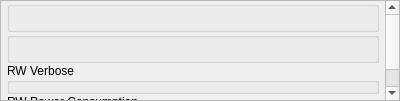
<?xml version="1.0" encoding="UTF-8"?>
<ui version="4.0">
 <class>ReactionWheelsInfo</class>
 <widget class="QDockWidget" name="ReactionWheelsInfo">
  <property name="geometry">
   <rect>
    <x>0</x>
    <y>0</y>
    <width>400</width>
    <height>101</height>
   </rect>
  </property>
  <property name="minimumSize">
   <size>
    <width>200</width>
    <height>101</height>
   </size>
  </property>
  <property name="contextMenuPolicy">
   <enum>Qt::ActionsContextMenu</enum>
  </property>
  <property name="allowedAreas">
   <set>Qt::RightDockWidgetArea| Qt::LeftDockWidgetArea</set>
  </property>
  <property name="features">
   <set>QDockWidget::NoDockWidgetFeatures</set>
   <set>QDockWidget::DockWidgetMovable</set>
  </property>
  <property name="windowTitle">
   <string>Reaction Wheels</string>
  </property>
  <widget class="QWidget" name="dockWidgetContents">
   <layout class="QVBoxLayout" name="verticalLayout">
    <property name="spacing">
     <number>0</number>
    </property>
    <property name="leftMargin">
     <number>0</number>
    </property>
    <property name="topMargin">
     <number>0</number>
    </property>
    <property name="rightMargin">
     <number>0</number>
    </property>
    <property name="bottomMargin">
     <number>0</number>
    </property>
    <item>
     <widget class="QScrollArea" name="scrollArea">
      <property name="widgetResizable">
       <bool>true</bool>
      </property>
      <widget class="QWidget" name="scrollAreaWidgetContents">
       <property name="geometry">
        <rect>
         <x>0</x>
         <y>0</y>
         <width>398</width>
         <height>87</height>
        </rect>
       </property>
       <layout class="QVBoxLayout" name="verticalLayout_2">
        <property name="spacing">
         <number>0</number>
        </property>
        <property name="leftMargin">
         <number>6</number>
        </property>
        <property name="topMargin">
         <number>0</number>
        </property>
        <property name="rightMargin">
         <number>6</number>
        </property>
        <property name="bottomMargin">
         <number>6</number>
        </property>

        <item>
         <widget class="QGroupBox" name="LegendGroup">
          <property name="title"/>
         </widget>
        </item>

        <item>
         <widget class="QGroupBox" name="GraphicGroup">
          <property name="title"/>
         </widget>
        </item>

        <item>
         <widget class="QGroupBox" name="VerboseGroupNew">
          <property name="title">
           <string>RW Verbose</string>
          </property>
         </widget>
        </item>

        <item>
         <widget class="QGroupBox" name="PowerPlotGroup">
          <property name="title">
           <string>RW Power Consumption</string>
          </property>
          <property name="bottomMargin">
           <number>6</number>
          </property>
         </widget>
        </item>

        <item>
         <spacer name="verticalSpacer">
          <property name="orientation">
           <enum>Qt::Vertical</enum>
          </property>
          <property name="sizeHint" stdset="0">
           <size>
            <width>20</width>
            <height>40</height>
           </size>
          </property>
         </spacer>
        </item>
       </layout>
      </widget>
     </widget>
    </item>
   </layout>
  </widget>
  <action name="actionStatus">
   <property name="checkable">
    <bool>true</bool>
   </property>
   <property name="checked">
    <bool>true</bool>
   </property>
   <property name="text">
    <string>RW Status</string>
   </property>
  </action>
  <action name="actionVerbose_DisplayNew">
   <property name="checkable">
    <bool>true</bool>
   </property>
   <property name="checked">
    <bool>true</bool>
   </property>
   <property name="text">
    <string>RW Verbose</string>
   </property>
  </action>
  <action name="actionPowerPlot">
   <property name="checkable">
    <bool>true</bool>
   </property>
   <property name="checked">
    <bool>true</bool>
   </property>
   <property name="text">
    <string>RW Power Consumption</string>
   </property>
  </action>
 </widget>
 <resources/>
 <connections>

  <connection>
   <sender>actionPowerPlot</sender>
   <signal>toggled(bool)</signal>
  <receiver>PowerPlotGroup</receiver>
  <slot>setVisible(bool)</slot>
   <sender>actionPowerPlot</sender>
   <signal>toggled(bool)</signal>
   <receiver>PowerPlotGroup</receiver>
   <slot>setVisible(bool)</slot>
   <hints>
    <hint type="sourcelabel">
     <x>-1</x>
     <y>-1</y>
    </hint>
    <hint type="destinationlabel">
     <x>20</x>
     <y>20</y>
    </hint>
   </hints>
  </connection>
  <connection>
   <sender>actionVerbose_DisplayNew</sender>
   <signal>toggled(bool)</signal>
   <receiver>VerboseGroupNew</receiver>
   <slot>setVisible(bool)</slot>
   <hints>
    <hint type="sourcelabel">
     <x>-1</x>
     <y>-1</y>
    </hint>
    <hint type="destinationlabel">
     <x>20</x>
     <y>20</y>
    </hint>
   </hints>
  </connection>
 </connections>
</ui>
